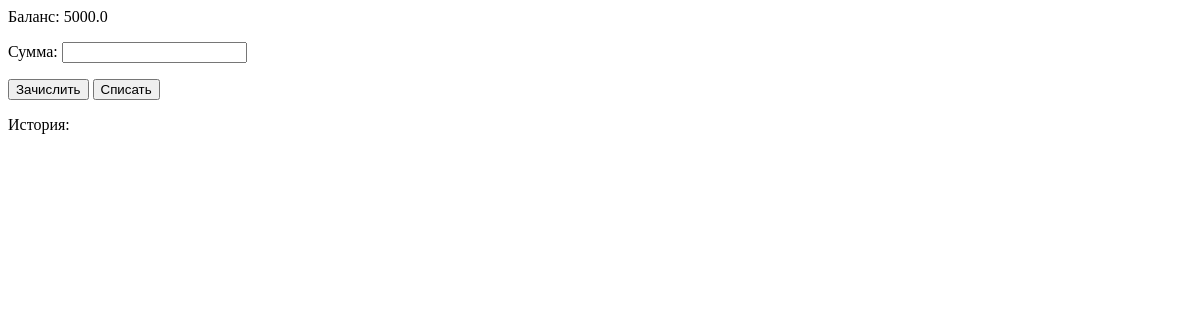
Before: / with the older database file.
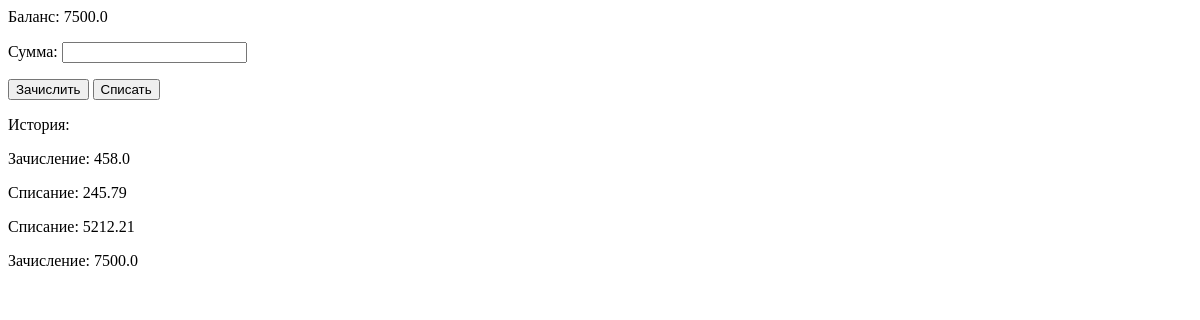
After: the same page with the newer database file.
### task/models.py (models this page shows, shortened)
class Storage(models.Model):
    user = models.ForeignKey('auth.User', on_delete = models.CASCADE)
    balance = models.FloatField()
    balance_story = models.TextField(blank = True)
    def getStory(self):
        return self.balance_story.split(';')

### task/views.py (the view, shortened to what this page needs)
# urls.py: url(r'^$', views.user_profile, name='user_profile'),
def user_profile(request):
    storages = Storage.objects.all()
    storage = storages[0]
    message = ""
    return render(request, 'task/user_profile.html', {'storage' : storage, 'message' : message})

### task/templates/task/user_profile.html (shortened to what this page needs)
<html>
    <head>
    </head>
    <body>
        <p>Баланс: {{storage.balance}}</p>
        <form method="POST">
            <p>Сумма: <input name="summ" type="text" pattern="^\d+(.\d+)?$"></p>
            <p><button type="submit" name="op" value="0">Зачислить</button>
            <button type="submit" name="op" value="1">Списать</button></p>
        </form>
        <p>История: </p>
        {%for entry in storage.getStory%}
        <p>{{entry|linebreaksbr}}</p>
        {%endfor%}
    </body>
</html>

Changed rows visible on the page:
removed Storage: balance "5000.0"
added Storage: balance "7500.0"
Other visible differences:
new list line: "Зачисление: 458.0"
new list line: "Списание: 245.79"
new list line: "Списание: 5212.21"
new list line: "Зачисление: 7500.0"
